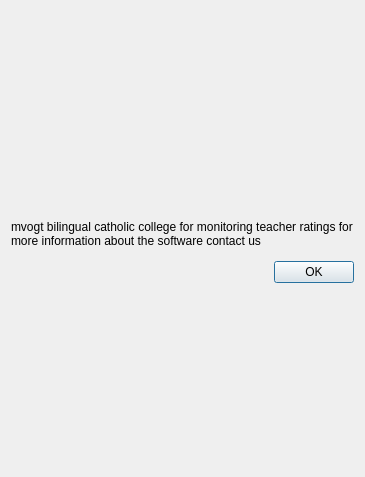
<?xml version="1.0" encoding="UTF-8"?>
<ui version="4.0">
 <class>Dialog</class>
 <widget class="QDialog" name="Dialog">
  <property name="geometry">
   <rect>
    <x>0</x>
    <y>0</y>
    <width>365</width>
    <height>477</height>
   </rect>
  </property>
  <property name="sizePolicy">
   <sizepolicy hsizetype="Preferred" vsizetype="Preferred">
    <horstretch>0</horstretch>
    <verstretch>0</verstretch>
   </sizepolicy>
  </property>
  <property name="windowTitle">
   <string>Dialog</string>
  </property>
  <layout class="QVBoxLayout" name="verticalLayout">
   <item>
    <layout class="QVBoxLayout" name="verticalLayout_2">
     <item>
      <widget class="QLabel" name="label">
       <property name="sizePolicy">
        <sizepolicy hsizetype="Expanding" vsizetype="Fixed">
         <horstretch>0</horstretch>
         <verstretch>0</verstretch>
        </sizepolicy>
       </property>
       <property name="text">
        <string/>
       </property>
       <property name="pixmap">
        <pixmap>../build-noteprof-Desktop_Qt_6_2_4_MinGW_64_bit-Debug/logo.jpg</pixmap>
       </property>
       <property name="scaledContents">
        <bool>true</bool>
       </property>
      </widget>
     </item>
     <item>
      <widget class="QLabel" name="label_2">
       <property name="sizePolicy">
        <sizepolicy hsizetype="Preferred" vsizetype="Maximum">
         <horstretch>0</horstretch>
         <verstretch>0</verstretch>
        </sizepolicy>
       </property>
       <property name="text">
        <string>mvogt bilingual catholic college for monitoring teacher ratings for more information about the software contact us</string>
       </property>
       <property name="wordWrap">
        <bool>true</bool>
       </property>
      </widget>
     </item>
     <item>
      <widget class="QDialogButtonBox" name="buttonBox">
       <property name="layoutDirection">
        <enum>Qt::LeftToRight</enum>
       </property>
       <property name="orientation">
        <enum>Qt::Horizontal</enum>
       </property>
       <property name="standardButtons">
        <set>QDialogButtonBox::Ok</set>
       </property>
      </widget>
     </item>
    </layout>
   </item>
  </layout>
 </widget>
 <resources/>
 <connections>
  <connection>
   <sender>buttonBox</sender>
   <signal>accepted()</signal>
   <receiver>Dialog</receiver>
   <slot>accept()</slot>
   <hints>
    <hint type="sourcelabel">
     <x>248</x>
     <y>254</y>
    </hint>
    <hint type="destinationlabel">
     <x>157</x>
     <y>274</y>
    </hint>
   </hints>
  </connection>
  <connection>
   <sender>buttonBox</sender>
   <signal>rejected()</signal>
   <receiver>Dialog</receiver>
   <slot>reject()</slot>
   <hints>
    <hint type="sourcelabel">
     <x>316</x>
     <y>260</y>
    </hint>
    <hint type="destinationlabel">
     <x>286</x>
     <y>274</y>
    </hint>
   </hints>
  </connection>
 </connections>
</ui>
